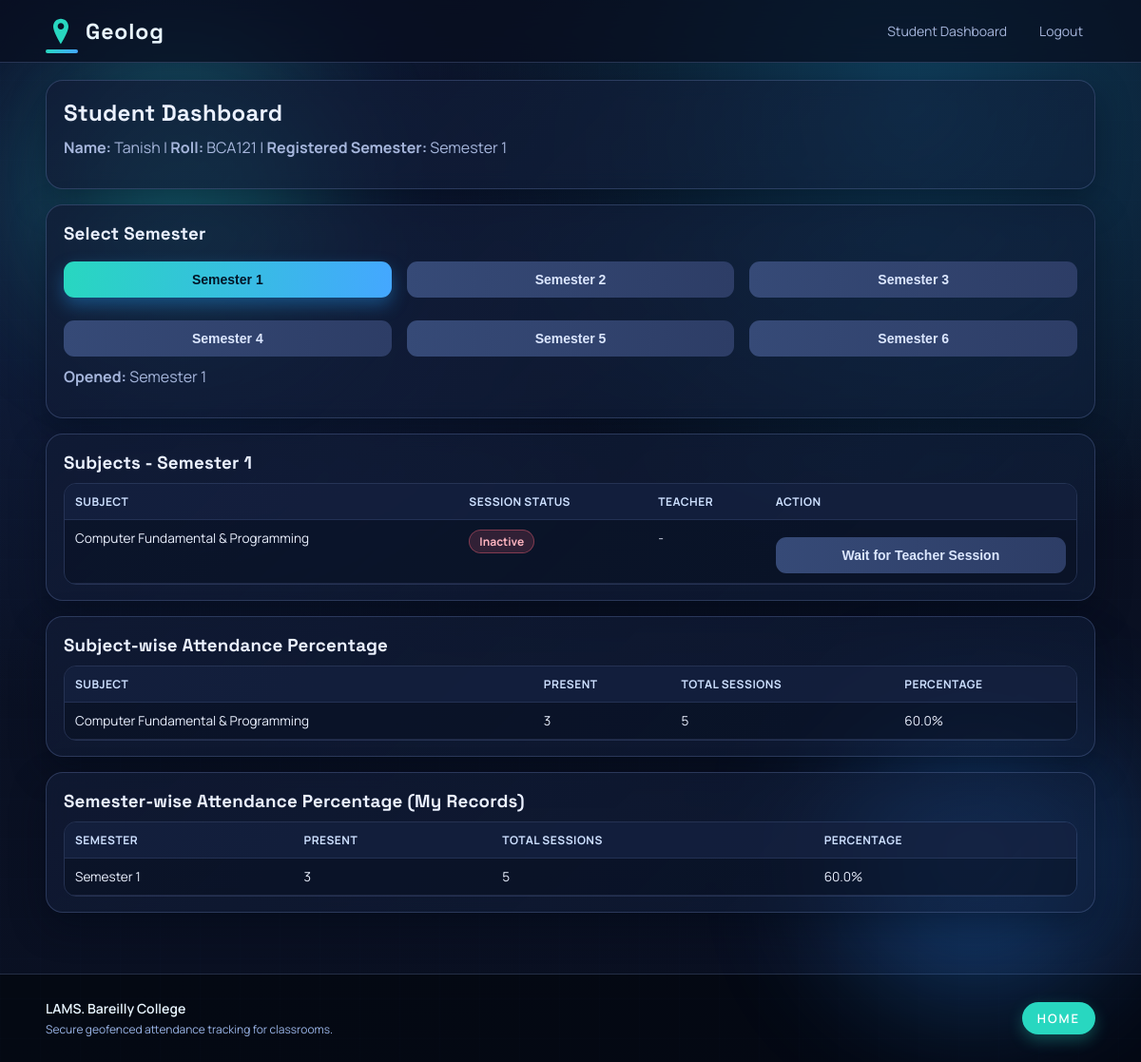
/student/dashboard (signed in), run on the app's committed database.
### models.py (models this page shows)
class User(db.Model):
    __tablename__ = "users"
    __table_args__ = (
        CheckConstraint("role IN ('admin', 'teacher', 'student')", name="ck_users_role_allowed"),
    )
    id = db.Column(db.Integer, primary_key=True)
    role = db.Column(db.String(20), nullable=False)
    name = db.Column(db.String(120), nullable=False)
    email = db.Column(db.String(255), nullable=False, unique=True)
    password = db.Column(db.String(255), nullable=False)
    email_verified = db.Column(db.Boolean, default=False, nullable=False)
    department = db.Column(db.String(120), nullable=True)
    last_login_at = db.Column(db.DateTime, nullable=True)

class Student(db.Model):
    __tablename__ = "students"
    id = db.Column(db.Integer, primary_key=True)
    user_id = db.Column(db.Integer, db.ForeignKey("users.id"), nullable=False, unique=True)
    roll_no = db.Column(db.String(40), nullable=False, unique=True)
    mobile_no = db.Column(db.String(20), nullable=True)
    semester_id = db.Column(db.Integer, db.ForeignKey("semesters.id"), nullable=False)
    verified = db.Column(db.Boolean, default=False, nullable=False)

class Semester(db.Model):
    __tablename__ = "semesters"
    id = db.Column(db.Integer, primary_key=True)
    name = db.Column(db.String(40), nullable=False, unique=True)

class Subject(db.Model):
    __tablename__ = "subjects"
    id = db.Column(db.Integer, primary_key=True)
    name = db.Column(db.String(120), nullable=False)
    semester_id = db.Column(db.Integer, db.ForeignKey("semesters.id"), nullable=False)
    status = db.Column(db.Boolean, default=True, nullable=False)

### app.py (the view)
@app.route("/student/dashboard")
@login_required(role="student")
def student_dashboard():
    student = Student.query.filter_by(user_id=session["user_id"]).first_or_404()
    user = db.session.get(User, session["user_id"])
    semester = db.session.get(Semester, student.semester_id)
    semesters = get_allowed_semesters()
    selected_semester_id = request.args.get("semester_id", type=int) or student.semester_id
    allowed_semester_ids = {sem.id for sem in semesters}
    if selected_semester_id not in allowed_semester_ids:
        selected_semester_id = student.semester_id
    selected_semester = db.session.get(Semester, selected_semester_id)
    subjects = (
        Subject.query.filter_by(semester_id=selected_semester_id, status=True)
        .order_by(Subject.name)
        .all()
    )
    active_sessions = (
        db.session.query(AttendanceSession, Subject, User)
        .join(Subject, Subject.id == AttendanceSession.subject_id)
        .join(Teacher, Teacher.id == AttendanceSession.teacher_id)
        .join(User, User.id == Teacher.user_id)
        .filter(
            AttendanceSession.is_active.is_(True),
            AttendanceSession.semester_id == selected_semester_id,
            Subject.status.is_(True),
        )
        .order_by(AttendanceSession.start_time.desc())
        .all()
    )
    active_session_by_subject = {}
    for sess, subject, teacher_user in active_sessions:
        if subject.id not in active_session_by_subject:
            active_session_by_subject[subject.id] = (sess, teacher_user)
    marked_session_ids = {
        row[0]
        for row in db.session.query(Attendance.session_id)
        .filter(Attendance.student_id == student.id)
        .all()
    }
    attendance_request_status_by_session = {
        row.session_id: row.status
        for row in AttendanceRequest.query.filter_by(student_id=student.id).all()
    }
    subject_percentages = []
    for subject in subjects:
        total_sessions = AttendanceSession.query.filter_by(subject_id=subject.id).count()
        present = Attendance.query.filter_by(student_id=student.id, subject_id=subject.id).count()
        percentage = round((present / total_sessions) * 100, 2) if total_sessions else 0
        subject_percentages.append(
            {
                "subject": subject,
                "present": present,
                "total": total_sessions,
                "percentage": percentage,
            }
        )
    overall_total_sessions = AttendanceSession.query.filter_by(semester_id=student.semester_id).count()
    overall_present = (
        db.session.query(func.count(Attendance.id))
        .join(Subject, Subject.id == Attendance.subject_id)
        .filter(Attendance.student_id == student.id, Subject.semester_id == student.semester_id)
        .scalar()
        or 0
    )
    overall_percentage = (
        round((overall_present / overall_total_sessions) * 100, 2)
        if overall_total_sessions
        else 0
    )
    semester_percentage_report = []
    my_semesters = (
        db.session.query(Semester.id, Semester.name)
        .join(Subject, Subject.semester_id == Semester.id)
        .join(Attendance, Attendance.subject_id == Subject.id)
        .filter(Attendance.student_id == student.id)
        .group_by(Semester.id, Semester.name)
        .order_by(Semester.id.asc())
        .all()
    )
    for sem_id, sem_name in my_semesters:
        total_sem_sessions = (
            db.session.query(func.count(AttendanceSession.id))
            .filter(AttendanceSession.semester_id == sem_id)
            .scalar()
            or 0
        )
        present_sem = (
            db.session.query(func.count(Attendance.id))
            .join(Subject, Subject.id == Attendance.subject_id)
            .filter(Attendance.student_id == student.id, Subject.semester_id == sem_id)
            .scalar()
            or 0
        )
        sem_percentage = round((present_sem / total_sem_sessions) * 100, 2) if total_sem_sessions else 0
        semester_percentage_report.append(
            {
                "semester": sem_name,
                "present": present_sem,
                "total": total_sem_sessions,
                "percentage": sem_percentage,
            }
        )
    return render_template(
        "student_dashboard.html",
        user=user,
        student=student,
        semester=semester,
        semesters=semesters,
        selected_semester=selected_semester,
        subjects=subjects,
        active_session_by_subject=active_session_by_subject,
        marked_session_ids=marked_session_ids,
        attendance_request_status_by_session=attendance_request_status_by_session,
        subject_percentages=subject_percentages,
        overall_percentage=overall_percentage,
        semester_percentage_report=semester_percentage_report,
    )

### app.py (called while the page is built)
@app.context_processor
def inject_laas_logo():
    candidates = [
        "img/laas-logo.jpg",
        "img/laas-logo.jpeg",
        "img/laas-logo.png",
        "img/laas-logo.webp",
    ]
    for rel_path in candidates:
        abs_path = os.path.join(app.static_folder, rel_path.replace("/", os.sep))
        if os.path.exists(abs_path):
            return {"laas_logo": url_for("static", filename=rel_path)}
    return {"laas_logo": ""}

@app.after_request
def add_no_cache_headers(response):
    if response.mimetype in {"text/html", "application/javascript", "text/css"}:
        response.headers["Cache-Control"] = "no-store, no-cache, must-revalidate, max-age=0"
        response.headers["Pragma"] = "no-cache"
        response.headers["Expires"] = "0"
    return response

def get_allowed_semesters():
    return Semester.query.filter(Semester.name.in_(ALLOWED_SEMESTER_NAMES)).order_by(Semester.id).all()

### templates/student_dashboard.html (shortened to what this page needs)
{% extends "base.html" %}
{% block content %}
<div class="card">
    <h2>Student Dashboard</h2>
    <p><b>Name:</b> {{ user.name }} | <b>Roll:</b> {{ student.roll_no }} | <b>Registered Semester:</b> {{ semester.name }}</p>
</div>
<div class="card">
    <h3>Select Semester</h3>
    <div class="row-3">
        {% for sem in semesters %}
            <a href="{{ url_for('student_dashboard', semester_id=sem.id) }}">
                <button type="button" class="{{ 'btn-secondary' if selected_semester and selected_semester.id != sem.id else '' }}">
                    {{ sem.name }}
                </button>
            </a>
        {% endfor %}
    </div>
    <p style="margin-top:10px;"><b>Opened:</b> {{ selected_semester.name if selected_semester else 'N/A' }}</p>
</div>
<div class="card">
    <h3>Subjects - {{ selected_semester.name if selected_semester else '' }}</h3>
    <div class="table-wrap">
        <table>
            <thead>
                <tr>
                    <th>Subject</th>
                    <th>Session Status</th>
                    <th>Teacher</th>
                    <th>Action</th>
                </tr>
            </thead>
            <tbody>
                {% for subject in subjects %}
                    {% set session_data = active_session_by_subject.get(subject.id) %}
                    <tr>
                        <td>{{ subject.name }}</td>
                        <td>
                            {% if session_data %}
                                <span class="badge">Active</span>
                            {% else %}
                                <span class="badge badge-danger">Inactive</span>
                            {% endif %}
                        </td>
                        <td>{{ session_data[1].name if session_data else '-' }}</td>
                        <td>
                            {% if session_data and student.semester_id == selected_semester.id %}
                                {% set sid = session_data[0].id %}
                                {% set request_status = attendance_request_status_by_session.get(sid) %}
                                {% if sid in marked_session_ids %}
                                    <button type="button" class="btn-marked" data-session-id="{{ sid }}" disabled>Marked</button>
                                {% elif request_status == 'rejected' %}
                                    <button type="button" class="btn-secondary" data-session-id="{{ sid }}" disabled>Rejected</button>
                                {% elif request_status == 'pending' %}
                                    <button type="button" class="btn-secondary" data-session-id="{{ sid }}" disabled>Pending Approval</button>
                                {% else %}
                                    <button
                                        type="button"
                                        data-session-id="{{ sid }}"
                                        onclick="markAttendance({{ sid }}, this)"
                                    >Mark Attendance</button>
                                {% endif %}
                            {% elif session_data %}
                                <button type="button" class="btn-secondary" disabled>Semester Mismatch</button>
                            {% else %}
                                <button type="button" class="btn-secondary" disabled>Wait for Teacher Session</button>
                            {% endif %}
                        </td>
                    </tr>
                {% else %}
                    <tr><td colspan="4">No subjects available for this semester.</td></tr>
                {% endfor %}
            </tbody>
        </table>
    </div>
</div>
<div class="card">
    <h3>Subject-wise Attendance Percentage</h3>
    <div class="table-wrap">
        <table>
            <thead>
                <tr>
                    <th>Subject</th>
                    <th>Present</th>
                    <th>Total Sessions</th>
                    <th>Percentage</th>
                </tr>
            </thead>
            <tbody>
                {% for item in subject_percentages %}
                    <tr>
                        <td>{{ item.subject.name }}</td>
                        <td>{{ item.present }}</td>
                        <td>{{ item.total }}</td>
                        <td>{{ item.percentage }}%</td>
                    </tr>
                {% else %}
                    <tr><td colspan="4">No subjects are enabled for your selected semester.</td></tr>
                {% endfor %}
            </tbody>
        </table>
    </div>
</div>
<div class="card">
    <h3>Semester-wise Attendance Percentage (My Records)</h3>
    <div class="table-wrap">
        <table>
            <thead>
                <tr>
                    <th>Semester</th>
                    <th>Present</th>
                    <th>Total Sessions</th>
                    <th>Percentage</th>
                </tr>
            </thead>
            <tbody>
                {% for item in semester_percentage_report %}
                    <tr>
                        <td>{{ item.semester }}</td>
                        <td>{{ item.present }}</td>
                        <td>{{ item.total }}</td>
                        <td>{{ item.percentage }}%</td>
                    </tr>
                {% else %}
                    <tr><td colspan="4">No personal semester attendance history available yet.</td></tr>
                {% endfor %}
            </tbody>
        </table>
    </div>
</div>
{% endblock %}

### static/css/style.css (style rules this page uses)
:root { --bg: #080d1a; --bg-soft: #0f1830; --surface: rgba(16, 24, 48, 0.75); --surface-strong: #121f3f; --surface-lite: rgba(36, 51, 90, 0.4); --text: #ebf1ff; --text-dim: #a6b6dc; --accent: #28d7c0; --accent-2: #44a7ff; --danger: #ff667a; --ok: #34d399; --border: rgba(132, 156, 219, 0.25); --shadow: 0 14px 36px rgba(1, 8, 22, 0.45); }
* { box-sizing: border-box; }
body { margin: 0; color: var(--text); font-family: "Manrope", sans-serif; background: radial-gradient(circle at 15% 20%, #132449, transparent 40%), radial-gradient(circle at 80% 10%, #0f3e5b, transparent 35%), linear-gradient(160deg, #060a15, #0a1124 40%, #090f20); min-height: 100vh; position: relative; }
.card { background: linear-gradient(135deg, rgba(17, 27, 53, 0.78), rgba(16, 30, 58, 0.56)); border: 1px solid var(--border); border-radius: 18px; padding: 18px 18px 16px; margin-bottom: 16px; box-shadow: var(--shadow); backdrop-filter: blur(10px); }
.card h2, .card h3 { margin-top: 0; margin-bottom: 10px; font-family: "Space Grotesk", sans-serif; letter-spacing: 0.01em; }
.card p { color: var(--text-dim); margin-top: 0; }
.row-3 { display: grid; grid-template-columns: repeat(3, minmax(0, 1fr)); gap: 16px; }
input, select, button { width: 100%; padding: 11px 12px; border-radius: 11px; border: 1px solid var(--border); font-size: 14px; color: var(--text); }
button { margin-top: 8px; border: none; font-weight: 700; background: linear-gradient(95deg, var(--accent), var(--accent-2)); color: #021527; cursor: pointer; transition: transform 0.15s ease, box-shadow 0.15s ease, opacity 0.2s ease; box-shadow: 0 8px 18px rgba(38, 164, 255, 0.35); }
.btn-secondary { background: linear-gradient(95deg, #364a77, #2d3d66); color: #dce7ff; box-shadow: none; }
.table-wrap { overflow-x: auto; border-radius: 13px; border: 1px solid rgba(129, 154, 220, 0.2); }
table { width: 100%; border-collapse: collapse; font-size: 13.6px; min-width: 620px; background: rgba(7, 15, 32, 0.48); }
th, td { padding: 10px 11px; text-align: left; border-bottom: 1px solid rgba(132, 156, 219, 0.15); vertical-align: top; }
thead th { font-size: 12px; letter-spacing: 0.04em; text-transform: uppercase; color: #cde0ff; background: rgba(28, 43, 81, 0.5); }
.badge { display: inline-block; border-radius: 999px; padding: 3px 10px; font-size: 12px; font-weight: 700; background: rgba(40, 215, 192, 0.18); border: 1px solid rgba(40, 215, 192, 0.35); color: #77ffe5; }
.badge-danger { background: rgba(255, 102, 122, 0.16); border-color: rgba(255, 102, 122, 0.4); color: #ffb5c0; }
a { color: #9ed9ff; }

### data on the page
User: name "Tanish"
Student: roll_no "BCA121"
Semester: name "Semester 1", semester "Semester 1", present "3", total "5", percentage "60.0"
Semester: name "Semester 2"
Semester: name "Semester 3"
Semester: name "Semester 4"
Semester: name "Semester 5"
Semester: name "Semester 6"
Subject: name "Computer Fundamental & Programming", session_data "-", subject.name "Computer Fundamental & Programming"

### other printed values
{{ item.present }} "3"
{{ item.total }} "5"
{{ item.percentage }} "60.0"
